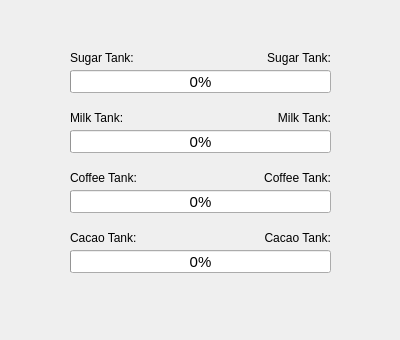
<?xml version="1.0" encoding="UTF-8"?>
<ui version="4.0">
 <class>IngredientWindow</class>
 <widget class="QDialog" name="IngredientWindow">
  <property name="geometry">
   <rect>
    <x>0</x>
    <y>0</y>
    <width>400</width>
    <height>340</height>
   </rect>
  </property>
  <property name="windowTitle">
   <string>Dialog</string>
  </property>
  <widget class="QProgressBar" name="progressBarSugar">
   <property name="geometry">
    <rect>
     <x>70</x>
     <y>70</y>
     <width>261</width>
     <height>23</height>
    </rect>
   </property>
   <property name="font">
    <font>
     <pointsize>11</pointsize>
    </font>
   </property>
   <property name="value">
    <number>0</number>
   </property>
  </widget>
  <widget class="QLabel" name="labelSugar">
   <property name="geometry">
    <rect>
     <x>70</x>
     <y>50</y>
     <width>141</width>
     <height>16</height>
    </rect>
   </property>
   <property name="text">
    <string>Sugar Tank:</string>
   </property>
  </widget>
  <widget class="QLabel" name="labelMilk">
   <property name="geometry">
    <rect>
     <x>70</x>
     <y>110</y>
     <width>141</width>
     <height>16</height>
    </rect>
   </property>
   <property name="text">
    <string>Milk Tank:</string>
   </property>
  </widget>
  <widget class="QProgressBar" name="progressBarMilk">
   <property name="geometry">
    <rect>
     <x>70</x>
     <y>130</y>
     <width>261</width>
     <height>23</height>
    </rect>
   </property>
   <property name="font">
    <font>
     <pointsize>11</pointsize>
    </font>
   </property>
   <property name="value">
    <number>0</number>
   </property>
  </widget>
  <widget class="QLabel" name="labelCoffee">
   <property name="geometry">
    <rect>
     <x>70</x>
     <y>170</y>
     <width>141</width>
     <height>16</height>
    </rect>
   </property>
   <property name="text">
    <string>Coffee Tank:</string>
   </property>
  </widget>
  <widget class="QProgressBar" name="progressBarCoffee">
   <property name="geometry">
    <rect>
     <x>70</x>
     <y>190</y>
     <width>261</width>
     <height>23</height>
    </rect>
   </property>
   <property name="font">
    <font>
     <pointsize>11</pointsize>
    </font>
   </property>
   <property name="value">
    <number>0</number>
   </property>
  </widget>
  <widget class="QProgressBar" name="progressBarCacao">
   <property name="geometry">
    <rect>
     <x>70</x>
     <y>250</y>
     <width>261</width>
     <height>23</height>
    </rect>
   </property>
   <property name="font">
    <font>
     <pointsize>11</pointsize>
    </font>
   </property>
   <property name="value">
    <number>0</number>
   </property>
  </widget>
  <widget class="QLabel" name="labelCacao">
   <property name="geometry">
    <rect>
     <x>70</x>
     <y>230</y>
     <width>141</width>
     <height>16</height>
    </rect>
   </property>
   <property name="text">
    <string>Cacao Tank:</string>
   </property>
  </widget>
  <widget class="QLabel" name="labelSugarAmount">
   <property name="geometry">
    <rect>
     <x>250</x>
     <y>50</y>
     <width>81</width>
     <height>16</height>
    </rect>
   </property>
   <property name="text">
    <string>Sugar Tank:</string>
   </property>
   <property name="alignment">
    <set>Qt::AlignRight|Qt::AlignTrailing|Qt::AlignVCenter</set>
   </property>
  </widget>
  <widget class="QLabel" name="labelCoffeeAmount">
   <property name="geometry">
    <rect>
     <x>250</x>
     <y>170</y>
     <width>81</width>
     <height>16</height>
    </rect>
   </property>
   <property name="text">
    <string>Coffee Tank:</string>
   </property>
   <property name="alignment">
    <set>Qt::AlignRight|Qt::AlignTrailing|Qt::AlignVCenter</set>
   </property>
  </widget>
  <widget class="QLabel" name="labelMilkAmount">
   <property name="geometry">
    <rect>
     <x>250</x>
     <y>110</y>
     <width>81</width>
     <height>16</height>
    </rect>
   </property>
   <property name="text">
    <string>Milk Tank:</string>
   </property>
   <property name="alignment">
    <set>Qt::AlignRight|Qt::AlignTrailing|Qt::AlignVCenter</set>
   </property>
  </widget>
  <widget class="QLabel" name="labelCacaoAmount">
   <property name="geometry">
    <rect>
     <x>250</x>
     <y>230</y>
     <width>81</width>
     <height>16</height>
    </rect>
   </property>
   <property name="text">
    <string>Cacao Tank:</string>
   </property>
   <property name="alignment">
    <set>Qt::AlignRight|Qt::AlignTrailing|Qt::AlignVCenter</set>
   </property>
  </widget>
 </widget>
 <resources/>
 <connections/>
</ui>
